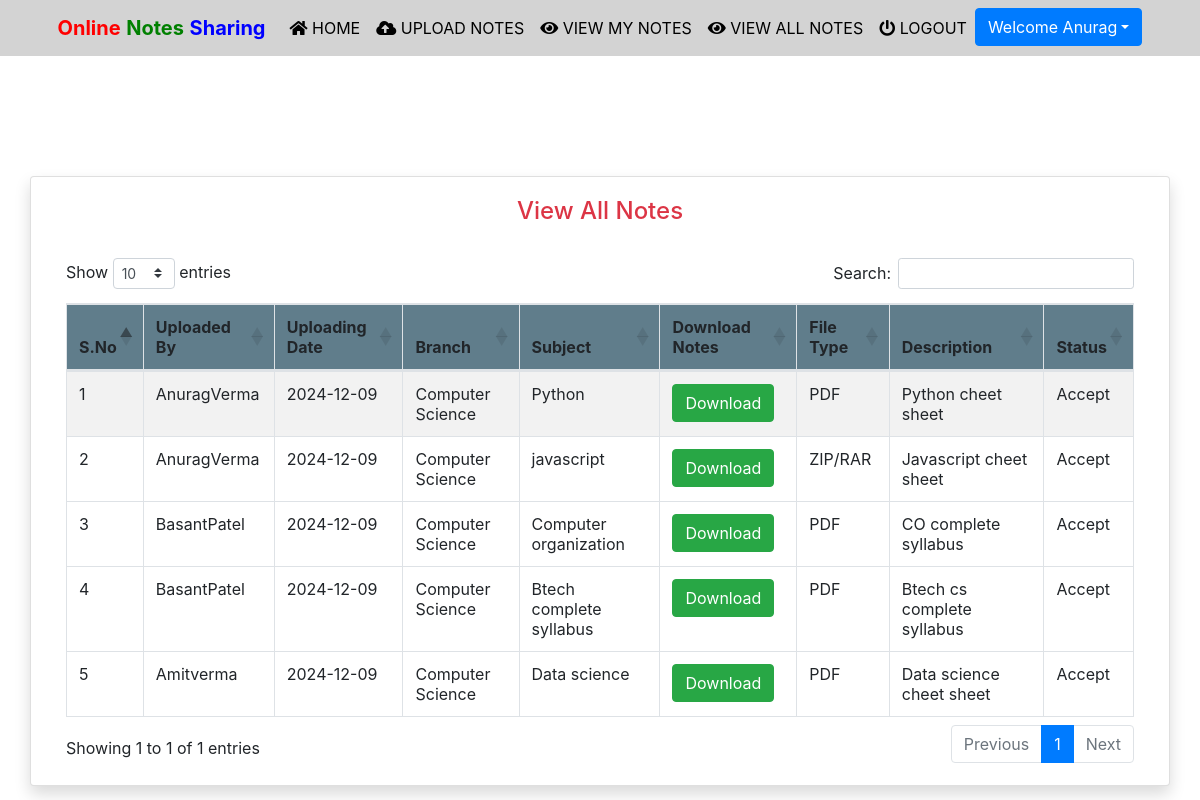
The page /viewallnotes (signed in) on the database its author committed.
### notes/models.py (models this page shows, shortened)
class Notes(models.Model):
    user = models.ForeignKey(User,on_delete=models.CASCADE)
    uploadingdate = models.CharField(max_length=30)
    branch = models.CharField(max_length=30)
    subject = models.CharField(max_length=30)
    notesfile = models.FileField(null=True)
    filetype = models.CharField(max_length=30)
    description = models.CharField(max_length=200, null=True)
    status = models.CharField(max_length=15)

### notes/views.py (the view)
# urls.py: path('viewallnotes', viewallnotes, name='viewallnotes'),
def viewallnotes(request):
    if not request.user.is_authenticated:
        return redirect('login')
    notes = Notes.objects.filter(status='Accept')
    d = {'notes':notes}
    return render(request, 'viewallnotes.html',d)

### notes/templates/viewallnotes.html (shortened to what this page needs)
{% extends 'usernavigation.html'%} {% load static %} {% block body %}
<div class="container card shadow mt-5">
  <div class="card-body">
    <h4 class="text-center text-danger">View All Notes</h4>
    <br />
    <table
      id="example"
      class="table table-striped table-bordered table-responsive"
      style="width: 100%"
    >
      <thead style="background-color: #607d8b">
        <tr>
          <th>S.No</th>
          <th>Uploaded By</th>
          <th>Uploading Date</th>
          <th>Branch</th>
          <th>Subject</th>
          <th>Download Notes</th>
          <th>File Type</th>
          <th>Description</th>
          <th>Status</th>
        </tr>
      </thead>
      {% for i in notes %}
      <tbody>
        <tr>
          <td>{{forloop.counter}}</td>
          <td>{{i.user.first_name}}{{i.user.last_name}}</td>
          <td>{{i.uploadingdate}}</td>
          <td>{{i.branch}}</td>
          <td>{{i.subject}}</td>
          <td>
            <a href="{{i.notesfile.url}}" class="btn btn-success" download
              >Download</a
            >
          </td>
          <td>{{i.filetype}}</td>
          <td>{{i.description}}</td>
          <td>{{i.status}}</td>
        </tr>
        {% endfor %}
      </tbody>
    </table>
  </div>
</div>
{% endblock %}

### notes/templates/usernavigation.html (shortened to what this page needs)
<html lang="en">
<head>
  {% load static %}
  <link rel="stylesheet" href="https://maxcdn.bootstrapcdn.com/bootstrap/4.3.1/css/bootstrap.min.css">
  <link rel="stylesheet" href="https://use.fontawesome.com/releases/v5.6.3/css/all.css">
    <link rel="stylesheet" href="{% static 'css/mystyle.css' %}">
    <link rel="stylesheet" href="https://cdnjs.cloudflare.com/ajax/libs/twitter-bootstrap/4.5.2/css/bootstrap.css">
<link rel="stylesheet" href="https://cdn.datatables.net/1.11.3/css/dataTables.bootstrap4.min.css">
</head>
<body>
 <nav class="navbar navbar-expand-sm justify-content-center" style = "background-color : lightgrey">
     <a class="navbar-brand" href=""><span style="color:red"><b>Online</b></span><span style="color:green"> <b>Notes</b> </span><span style="color:blue"><b>Sharing</b></span></a>
  <ul class="navbar-nav">
      <li class="navbar-item">
          <a class="nav-link" href="{% url 'profile' %}"><i class="fas fa-home"></i> HOME</a>
      </li>
      <li class="navbar-item">
          <a class="nav-link" href="{% url 'upload_notes' %}"><i class="fas fa-cloud-upload-alt"></i> UPLOAD NOTES</a>
      </li>
			<li class="navbar-item">
                <a class="nav-link" href="{% url 'view_mynotes' %}"><i class="fas fa-eye"></i> VIEW MY NOTES</a>
            </li>
			<li class="navbar-item">
                <a class="nav-link" href="{% url 'viewallnotes' %}"><i class="fas fa-eye"></i> VIEW ALL NOTES</a>
            </li>
			<li class="navbar-item">
                <a class="nav-link" href="{% url 'logout' %}"><i class="fas fa-power-off"></i> LOGOUT</a>
            </li>
			<div class="dropdown">
				<button class="btn btn-primary dropdown-toggle" type="button"
					id="dropdownMenuButton" data-toggle="dropdown" aria-haspopup="true"
					aria-expanded="false">Welcome {{request.user.first_name}}</button>
			</div>
  </ul>
 </nav>
</body>
</html>
{% block body %}
{% endblock %}

### notes/static/css/mystyle.css (style rules this page uses)
.nav-link { color : black }

### rows shown on the page
Notes: user.first_name "Anurag", user.last_name "Verma", uploadingdate "2024-12-09", branch "Computer Science", subject "Python", filetype "PDF", description "Python cheet sheet", status "Accept"
Notes: user.first_name "Anurag", user.last_name "Verma", uploadingdate "2024-12-09", branch "Computer Science", subject "javascript", filetype "ZIP/RAR", description "Javascript cheet sheet", status "Accept"
Notes: user.first_name "Basant", user.last_name "Patel", uploadingdate "2024-12-09", branch "Computer Science", subject "Computer organization", filetype "PDF", description "CO complete syllabus", status "Accept"
Notes: user.first_name "Basant", user.last_name "Patel", uploadingdate "2024-12-09", branch "Computer Science", subject "Btech complete syllabus", filetype "PDF", description "Btech cs complete syllabus", status "Accept"
Notes: user.first_name "Amit", user.last_name "verma", uploadingdate "2024-12-09", branch "Computer Science", subject "Data science", filetype "PDF", description "Data science cheet sheet", status "Accept"

### other values the page prints
{{ request.user.first_name }} "Anurag"
